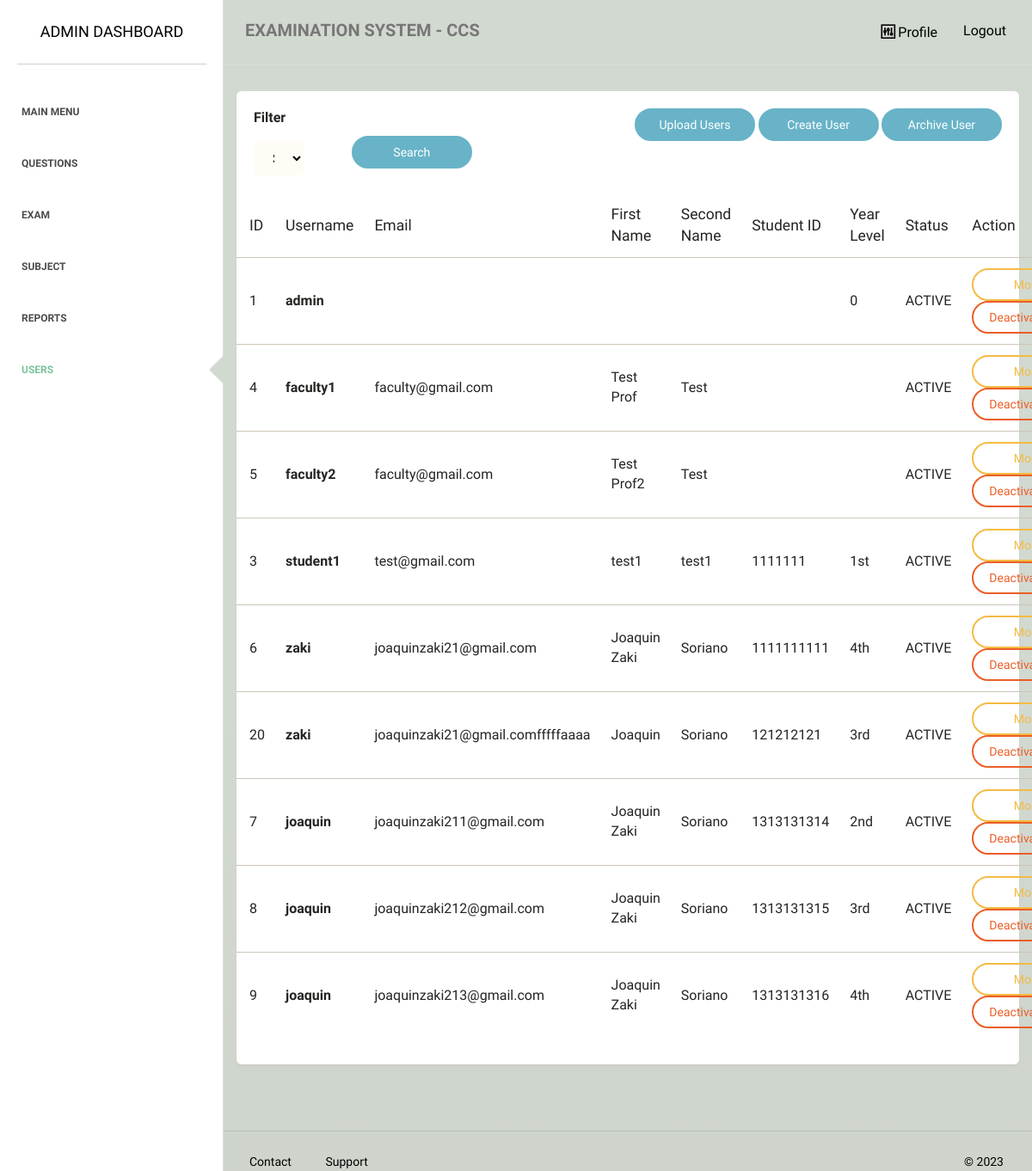
Page /admin/user/index.php on the committed database.
### tables this page shows
CREATE TABLE `accounts` (
  `id` int(255) NOT NULL,
  `username` varchar(255) NOT NULL,
  `password` varchar(255) NOT NULL,
  `role` varchar(255) NOT NULL,
  `email` varchar(255) NOT NULL,
  `first_name` varchar(255) NOT NULL,
  `last_name` varchar(255) NOT NULL,
  `student_id` varchar(255) DEFAULT NULL,
  `status` varchar(50) NOT NULL,
  `list_of_subject` varchar(2000) DEFAULT NULL,
  `yearlevel` varchar(5) DEFAULT NULL
);

### admin/user/index.php (the view, shortened to what this page needs)
<?php
require_once "../../dbconnect.php";
$search1 = $_GET['search1'] ?? '';
if ($search1) {
    $statement = $pdo->prepare('SELECT * FROM accounts WHERE role like :role');
    $statement->bindValue(':role', "%$search1%");
} else {
    $statement = $pdo->prepare('SELECT * FROM accounts order by student_id asc');
}
$statement->execute();
$procdata = $statement->fetchAll(PDO::FETCH_ASSOC);
?>
<!doctype html>
<html lang="en">
<head>
    <link href="../../assets/css/main.css" rel="stylesheet" />
    <link href="../../assets/css/animate.css" rel="stylesheet"/>
    <link href="../../assets/css/paper-dashboard.css" rel="stylesheet"/>
    <link href="../../assets/css/demo.css" rel="stylesheet" />
    <link href="http://maxcdn.bootstrapcdn.com/font-awesome/latest/css/font-awesome.min.css" rel="stylesheet">
    <link href="../../assets/css/themify-icons.css" rel="stylesheet">
</head>
<body>
<div class="wrapper">
    <div class="sidebar" data-background-color="white" data-active-color="success">
    	<div class="sidebar-wrapper">
            <div class="logo">
                <a href="" class="simple-text">
                    Admin Dashboard
                </a>
            </div>
            <ul class="nav">
                <li>
                    <a href="../">
                        <p>Main Menu</p>
                    </a>
                </li>
                <li>
                    <a href="../questions/">
                        <p>Questions</p>
                    </a>
                </li>
                <li>
                    <a href="../exams/">
                        <p>Exam</p>
                    </a>
                </li>
                <li>
                    <a href="../class/">
                        <p>Subject</p>
                    </a>
                </li>
                <li>
                    <a href="../generate/">
                        <p>Reports</p>
                    </a>
                </li>
                <li  class="active">
                    <a href="../user/">
                        <p>Users</p>
                    </a>
                </li>
            </ul>
    	</div>
    </div>
    <div class="main-panel">
        <nav class="navbar navbar-default">
            <div class="container-fluid">
                <div class="navbar-header">
                    <a class="navbar-brand" href="#">EXAMINATION SYSTEM - CCS</a>
                </div>
                <div class="collapse navbar-collapse">
                    <ul class="nav navbar-nav navbar-right">
                        <li>
                            <a href="../profile.php">
                                <i class="ti-panel"></i>
								<p>Profile</p>
                            </a>
                        </li>
						<li>
                            <a href="../../logout">
								<p>Logout</p>
                            </a>
                        </li>
                    </ul>
                </div>
            </div>
        </nav>
        <div class="content">
            <div class="container-fluid">
                <div class="row">
                    <div class="">
                        <div class="card ">
                            <div class="header">
                                <div class="header-arrangement">
                                    <div class="right">
                                        <form action="" method="get">
                                            <div class="flex">
                                                <p><b>Filter</b></p>
                                                <div class="row">
                                                    <div class="col-md-2">
                                                        <select name="search1" class="form-control" style="font-size: medium;">
                                                            <option value="" selected>Select</option>
                                                        </select>
                                                    </div>
                                                    <button type="submit"  class="btn btn-info btn-fill btn-wd" style="margin-left:5rem; margin-bottom:1rem;">Search</button>
                                                </div>
                                            </div>
                                        </form>
                                    </div>
                                    <div class="left">
                                        <a href="upload_user.php" class="btn btn-info btn-fill btn-wd">Upload Users</a>
                                        <a href="user_type.php" class="btn btn-info btn-fill btn-wd">Create User</a>
                                        <a href="mark_archive.php?search1=<?php echo $search1; ?>" class="btn btn-info btn-fill btn-wd">Archive User</a>
                                    </div>
                                </div>
                            </div>
                            <div class="content table-responsive table-full-width">
                                <table class="table">
                                    <thead>
                                        <th>ID</th>
                                    	<th>Username</th>
                                    	<th>Email</th>
                                    	<th>First Name</th>
                                    	<th>Second Name</th>
                                    	<th>Student ID</th>
                                    	<th>Year Level</th>
                                    	<th>Status</th>
                                    	<th>Action</th>
                                    </thead>
                                    <tbody>
                                        <?php foreach ($procdata as $i => $item): ?>
                                        <tr>
                                        	<td style="font-size:medium;"><?php echo $item['id']; ?></td>
                                        	<td style="font-size:medium;"><b><?php echo $item['username']; ?></b></td>
                                        	<td style="font-size:medium;"><?php echo $item['email']; ?></td>
                                        	<td style="font-size:medium;"><?php echo $item['first_name']; ?></td>
                                        	<td style="font-size:medium;"><?php echo $item['last_name']; ?></td>
                                            <td style="font-size:medium;"><?php echo $item['student_id']; ?></td>
                                            <td style="font-size:medium;"><?php echo $item['yearlevel']; ?></td>
                                        	<td style="font-size:medium;"><?php echo strtoupper($item['status']); ?></td>
                                        	<td style="text-align:left;">
                                                <a href="edit.php?id=<?php echo $item['id']; ?>" class="btn btn-warning btn-wd">Modify</a>
                                                <?php if ($item['status'] == 'active'): ?>
                                                    <a href="remove.php?id=<?php echo $item['id']; ?>" class="btn btn-danger btn-">Deactivate </a>
                                                <?php elseif ($item['status'] == 'deactivate'): ?>
                                                    <a href="activate.php?id=<?php echo $item['id']; ?>" class="btn btn-success btn-">Activate </a>
                                                <?php endif;?>
                                            </td>
                                        </tr>
                                        <?php endforeach;?>
                                    </tbody>
                                </table>
                            </div>
                        </div>
                    </div>
                </div>
            </div>
        </div>
        <footer class="footer">
            <div class="container-fluid">
                <nav class="pull-left">
                    <ul>
                        <li>
                            <a href="">
                               Contact
                            </a>
                        </li>
                        <li>
                            <a href="">
                                Support
                            </a>
                        </li>
                    </ul>
                </nav>
                <div class="copyright pull-right">
                    &copy; <script>document.write(new Date().getFullYear())</script>
                </div>
            </div>
        </footer>
    </div>
</div>
</body>
</html>

### assets/css/demo.css (style rules this page uses)
.header-arrangement { display: flex; }
.header-arrangement .right { flex: 1; }

### rows in the picture
accounts: id "1", username "admin", yearlevel "0", status "ACTIVE"
accounts: id "4", username "faculty1", email "faculty@gmail.com", first_name "Test Prof", last_name "Test", status "ACTIVE"
accounts: id "5", username "faculty2", email "faculty@gmail.com", first_name "Test Prof2", last_name "Test", status "ACTIVE"
accounts: id "3", username "student1", email "test@gmail.com", first_name "test1", last_name "test1", student "1111111", yearlevel "1st", status "ACTIVE"
accounts: id "6", username "zaki", email "joaquinzaki21@gmail.com", first_name "Joaquin Zaki", last_name "Soriano", student "1111111111", yearlevel "4th", status "ACTIVE"
accounts: id "20", username "zaki", email "joaquinzaki21@gmail.comfffffaaaa", first_name "Joaquin", last_name "Soriano", student "121212121", yearlevel "3rd", status "ACTIVE"
accounts: id "7", username "joaquin", email "joaquinzaki211@gmail.com", first_name "Joaquin Zaki", last_name "Soriano", student "1313131314", yearlevel "2nd", status "ACTIVE"
accounts: id "8", username "joaquin", email "joaquinzaki212@gmail.com", first_name "Joaquin Zaki", last_name "Soriano", student "1313131315", yearlevel "3rd", status "ACTIVE"
accounts: id "9", username "joaquin", email "joaquinzaki213@gmail.com", first_name "Joaquin Zaki", last_name "Soriano", student "1313131316", yearlevel "4th", status "ACTIVE"
